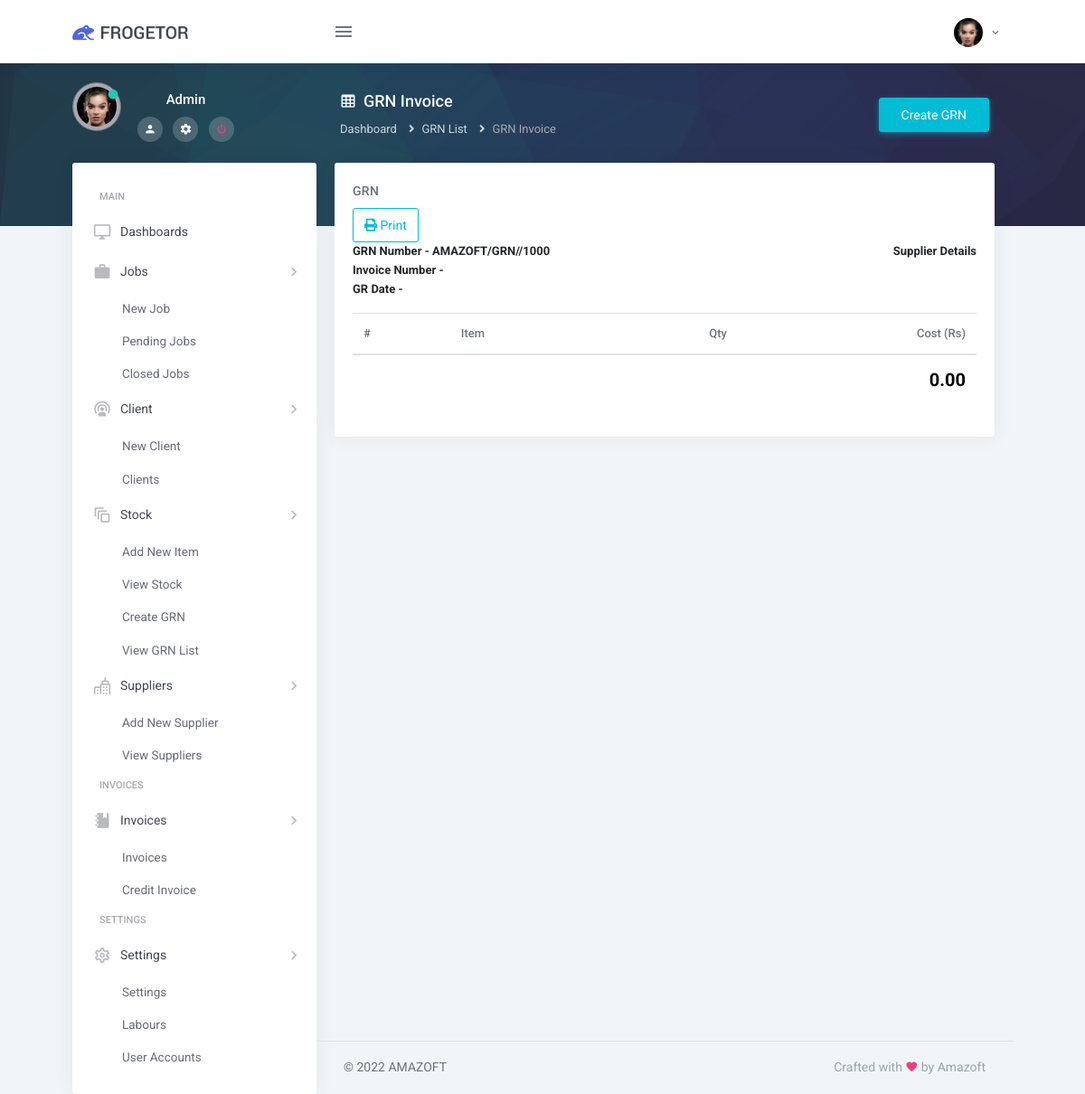
The page /grn_invoice_view.php (signed in) on the database its author committed.
### tables this page shows
CREATE TABLE `users_profile_pic` (
  `users_profile_pic_id` int(11) NOT NULL,
  `user_id` varchar(255) DEFAULT NULL,
  `profile_image` varchar(255) DEFAULT NULL,
  `profile_pic_datetime` timestamp NOT NULL DEFAULT current_timestamp() ON UPDATE current_timestamp()
);

CREATE TABLE `users_login` (
  `user_id` int(3) NOT NULL,
  `name` varchar(255) NOT NULL,
  `email` varchar(255) NOT NULL,
  `password` varchar(255) NOT NULL,
  `role` varchar(3) NOT NULL,
  `tel` varchar(255) NOT NULL,
  `create_date` timestamp NULL DEFAULT current_timestamp()
);

### controls/top_nav_user_details.php (the view)
<div class="sidebar-user media">
    <?php
        $checkProfilePicCount = $conn->query("SELECT count(*) FROM users_profile_pic WHERE user_id='$user_id'");
        if($cppcRS = $checkProfilePicCount->fetch_array()){
        $ProfilePicCount = (int)$cppcRS[0];
        }
            if($ProfilePicCount == 0){
    ?>
            <img alt="image" src="assets/images/profile.jpg" style="width: 128px; height: 128px; object-fit: cover;" class="rounded-circle img-thumbnail mb-1">
    <?php }else{ ?>
    <?php
        $getUserProPic=$conn->query("SELECT profile_image FROM users_profile_pic WHERE user_id='$user_id' ");
        if($gunRs = $getUserProPic->fetch_array()){
            $ProPic = $gunRs[0];
    ?>
            <img alt="image" src="user_profile_pic/<?php echo $ProPic; ?>" style="width: 54px; height: 54px; object-fit: cover;" class="rounded-circle img-thumbnail mb-1">
        <?php } ?>
    <?php } ?>
    <span class="online-icon"><i class="mdi mdi-record text-success"></i></span>
    <div class="media-body">
        <h5 class="text-light"><?php echo $user_name; ?></h5>
        <ul class="list-unstyled list-inline mb-0 mt-2">
            <li class="list-inline-item">
                <a href="index" class=""><i class="mdi mdi-account text-light"></i></a>
            </li>
            <li class="list-inline-item">
                <a href="settings" class=""><i class="mdi mdi-settings text-light"></i></a>
            </li>
            <li class="list-inline-item">
                <a href="signout" class=""><i class="mdi mdi-power text-danger"></i></a>
            </li>
        </ul>
    </div>
</div>

### controls/top_nav.php (shortened to what this page needs)
<div class="topbar">
     <nav class="navbar-custom">
        <div class="topbar-left">
            <a href="index" class="logo">
                <span>
                    <img src="assets/images/logo-sm.png" alt="logo-small" class="logo-sm">
                </span>
                <span>
                    <img src="assets/images/logo-dark.png" alt="logo-large" class="logo-lg">
                </span>
            </a>
        </div>
        <ul class="list-unstyled topbar-nav float-right mb-0">
            <li class="dropdown">
                <a class="nav-link dropdown-toggle waves-effect waves-light nav-user" data-toggle="dropdown" href="#" role="button"
                    aria-haspopup="false" aria-expanded="false">
                    <?php
                        $checkProfilePicCount = $conn->query("SELECT count(*) FROM users_profile_pic WHERE user_id='$user_id'");
                        if($cppcRS = $checkProfilePicCount->fetch_array()){
                        $ProfilePicCount = (int)$cppcRS[0];
                        }
                            if($ProfilePicCount == 0){
                    ?>
                            <img alt="image" src="assets/images/profile.jpg" style="width: 32px; height: 32px; object-fit: cover;" class="rounded-circle">
                    <?php }else{ ?>
                    <?php
                        $getUserProPic=$conn->query("SELECT profile_image FROM users_profile_pic WHERE user_id='$user_id' ");
                        if($gunRs = $getUserProPic->fetch_array()){
                            $ProPic = $gunRs[0];
                    ?>
                            <img alt="image" src="user_profile_pic/<?php echo $ProPic; ?>" style="width: 32px; height: 32px; object-fit: cover;" class="rounded-circle">
                        <?php } ?>
                    <?php } ?>
                    <span class="ml-1 nav-user-name hidden-sm"> <i class="mdi mdi-chevron-down"></i> </span>
                </a>
            </li>
        </ul>
        <ul class="list-unstyled topbar-nav mb-0">
            <li>
                <button class="button-menu-mobile nav-link waves-effect waves-light">
                    <i class="mdi mdi-menu nav-icon"></i>
                </button>
            </li>
        </ul>
    </nav>
</div>

### rows shown on the page
users_profile_pic: profile_image (picture)
users_login: name "Admin"

### other values the page prints
1000+$GRNDetailId "1000"
$GRNInvoiceCost "0.00"
